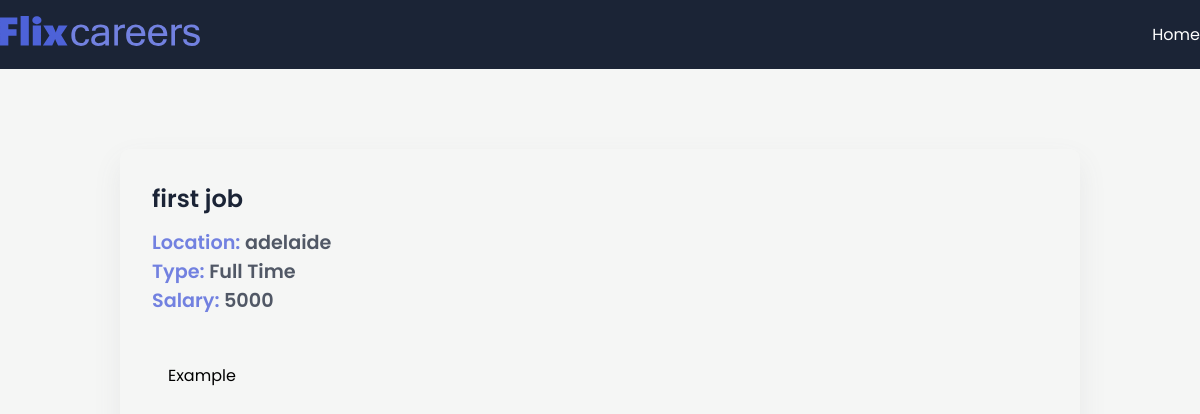
/job/1, run on the app's committed database.
### app/models.py (models this page shows, shortened)
class JobPost(models.Model):
    JOB_TYPE_CHOICES = [
        ('Full Time', 'Full Time'),
        ('Part Time', 'Part Time'),
    ]
    title = models.CharField(max_length=200)
    description = models.TextField()
    date = models.DateTimeField(auto_now_add=True)
    expiry = models.DateField(null= True)
    salary = models.IntegerField()
    slug = models.SlugField(null=True, max_length=40, unique=True)
    location = models.OneToOneField(Location, on_delete = models.CASCADE, null=True)
    author = models.ForeignKey(Author, on_delete=models.CASCADE, null=True)
    skills = models.ManyToManyField(Skills)
    type = models.CharField(max_length=200, null=False, choices=JOB_TYPE_CHOICES)

class Location(models.Model):
    street = models.CharField(max_length=200)
    city = models.CharField(max_length=200)
    state = models.CharField(max_length=200)
    country = models.CharField(max_length=200)
    zip = models.CharField(max_length=200)

### app/views.py (the view)
# urls.py: path('job/<int:id>', job_detail, name = 'jobs_detail'),
def job_detail(request, id):
    try:
        if id == 0:
            return redirect(reverse('jobs_home'))
        job = JobPost.objects.get(id=id)
        context = {"job": job}
        return render(request, "app/job_detail.html", context)
    except:
        return HttpResponseNotFound("Not Found!")

### app/templates/app/job_detail.html (shortened to what this page needs)
{% extends 'base.html' %}
{% block content %}
      <section>
        <div class="container">
          <div class="view-post">
            <h1 class="jobtitle">
              {{job.title}}
            </h1>
            <p class="location it">Location: <span>{{job.location.city}}</span></p>
            <p class="status it">Type: <span>{{job.type}}</span></p>
            <p class="budget it">Salary: <span>{{job.salary}}</span></p>
            <div class="desc">
              <p class="details">
                {{job.description}}
              </p>
            </div>
          </div>
        </div>
      </section>
{% endblock content %}

### app/static/app/style.css (style rules this page uses)
* { margin: 0; padding: 0; box-sizing: border-box; font-family: "Poppins", sans-serif; }
:root { --blue: #4d62d8; --lblue: #7281e0; --card: #fdfdfd; --shadow: #64646f17 0px 12px 29px 0px; --nav: #1b2436; }
body { background: #f5f6f5; }
.container { max-width: 1200px; margin: auto; }
.view-post { width: 80%; border-radius: 10px; box-shadow: var(--shadow); margin: 5em auto; padding: 2em; }
.desc { max-height: 300px; overflow-y: scroll; margin: 2em 0; padding: 1em; }
.jobtitle { font-size: 1.5rem; color: var(--nav); font-weight: 600; margin-bottom: 0.5em; }
.it { font-size: 1.2rem; font-weight: 600; color: var(--lblue); }
.it span { color: #1b2436c0; }

### data on the page
JobPost: title "first job", location.city "adelaide", type "Full Time", salary "5000", description "Example"
